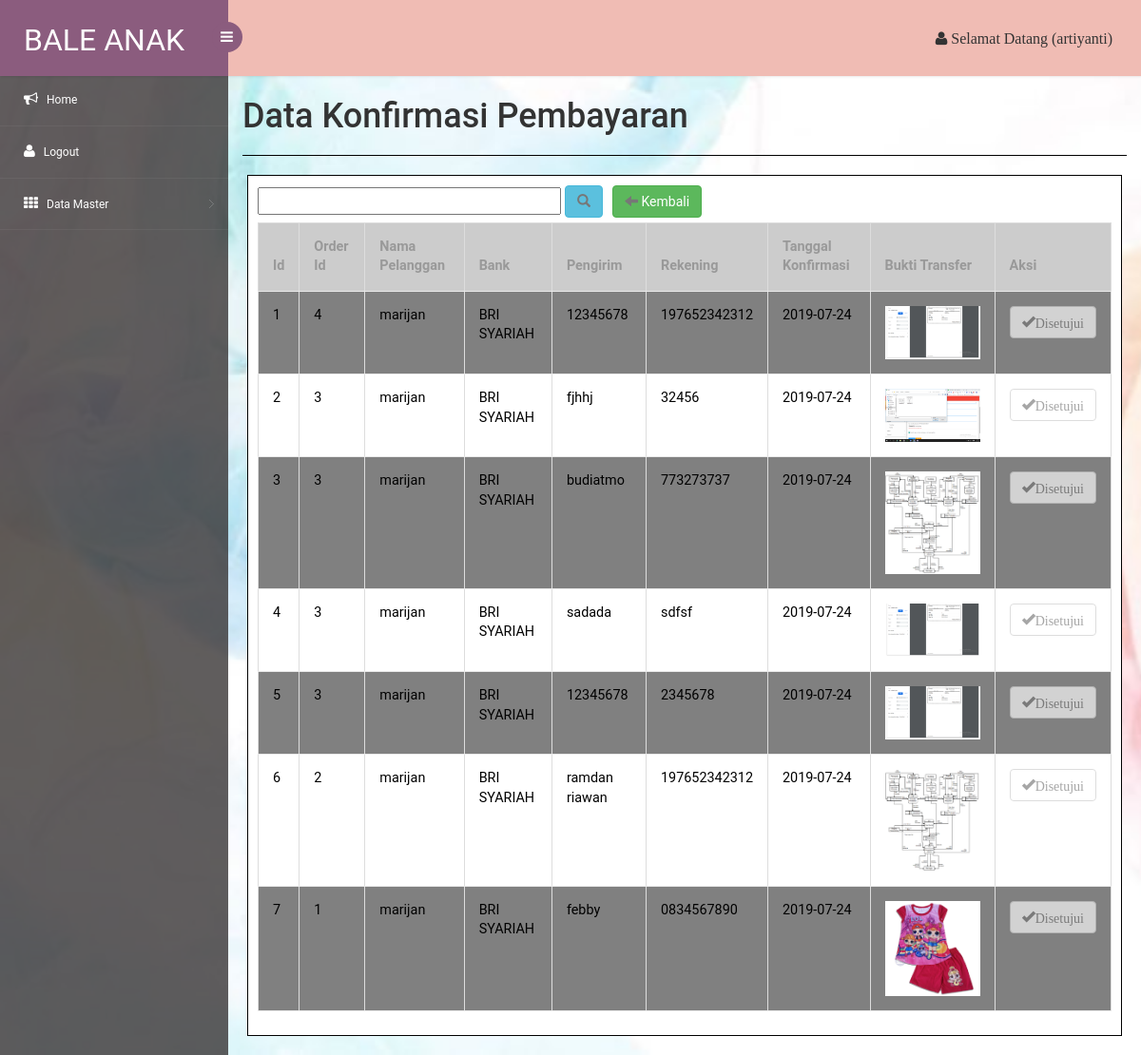
Page /admin/dashboard/konfirmasipembayaran.php (signed in) on the earlier database version.
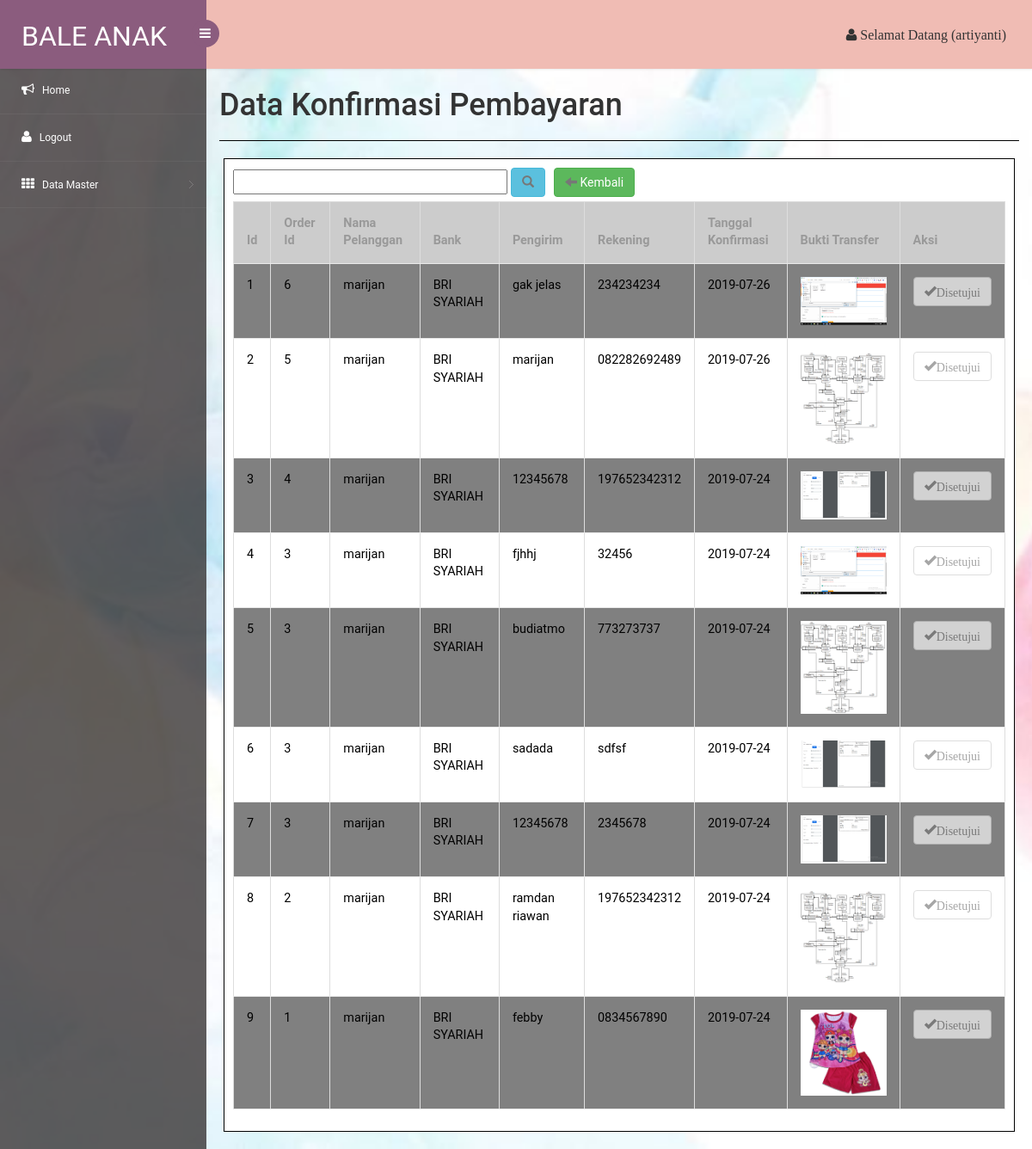
Same page on the later database version.
### tables this page shows
CREATE TABLE `konfirmasi` (
  `id_konfirmasi` int(11) NOT NULL,
  `id_order` int(11) NOT NULL,
  `kodepelanggan` int(11) NOT NULL,
  `kode_bank` int(11) NOT NULL,
  `nama_penggirim` varchar(50) NOT NULL,
  `rek_pengirim` varchar(50) NOT NULL,
  `tgl_konfirmasi` date NOT NULL,
  `bukti_transfer` varchar(255) DEFAULT NULL
);

CREATE TABLE `orders` (
  `id_order` int(11) NOT NULL,
  `kodepelanggan` int(11) NOT NULL,
  `tgl_order` date NOT NULL,
  `alamat_pengirim` varchar(255) NOT NULL,
  `id_kota` int(11) NOT NULL,
  `status_order` enum('Belum Dibayar','Sudah Dibayar') NOT NULL DEFAULT 'Belum Dibayar',
  `status_konfirmasi` enum('Menunggu Konfirmasi','Disetujui','Menunggu Persetujuan') NOT NULL DEFAULT 'Menunggu Konfirmasi',
  `status_terima` enum('Belum Diterima','Sudah Diterima') NOT NULL DEFAULT 'Belum Diterima',
  `kurir_id` int(11) NOT NULL,
  `resi` varchar(30) DEFAULT NULL,
  `ongkir` int(11) DEFAULT NULL
);

CREATE TABLE `pelanggan` (
  `kodepelanggan` int(5) NOT NULL,
  `namapelanggan` varchar(20) NOT NULL,
  `jeniskelamin` varchar(12) NOT NULL,
  `tempatlahir` varchar(30) NOT NULL,
  `tgllahir` date NOT NULL,
  `alamat` varchar(30) NOT NULL,
  `id_kota` int(11) NOT NULL,
  `nohp` varchar(20) NOT NULL,
  `email` varchar(50) NOT NULL,
  `username` varchar(20) NOT NULL,
  `password` varchar(255) NOT NULL,
  `tanggaldaftar` date NOT NULL
);

CREATE TABLE `bank` (
  `kode_bank` int(11) NOT NULL,
  `norek` varchar(20) NOT NULL,
  `namabank` varchar(50) NOT NULL,
  `atasnama` varchar(30) NOT NULL
);

### admin/dashboard/functions.php (called while the page is built, shortened)
<?php
$conn = mysqli_connect("localhost", "root", "", "db_tokobale");
function konfirmasi($query)
{
	global $conn;
	$result = mysqli_query($conn, $query);
	$rows = [];
	while ($row = mysqli_fetch_assoc($result))
	{
		$rows[] = $row;
	}
	return $rows;
}
?>

### admin/dashboard/konfirmasipembayaran.php (the view, shortened to what this page needs)
<?php include_once('../_header.php'); ?>
<?php
require 'functions.php';
$konfirmasi = konfirmasi("SELECT * FROM konfirmasi JOIN orders ON
	konfirmasi.id_order=orders.id_order JOIN pelanggan ON
	konfirmasi.kodepelanggan=pelanggan.kodepelanggan JOIN bank ON konfirmasi.kode_bank=bank.kode_bank");
?>
<!DOCTYPE html>
<html>
<head>
</head>
<body>
	<div style="margin-top: 8px;">
		<h1> Data Konfirmasi Pembayaran</h1>
	</div>
	<div style="  margin-top: 20px;
	margin-bottom:  20px;
	border-top: 1px solid black;"></div>
	<div style="margin: 5px; padding:5px 10px 5px 10px; border: 1px solid black; background-color: white;">
		<form action="" method="post">
			<div style=" float: left; display: block; margin-top: 5px;">
				<input type="text" name="keyword" size="30" placeholder="Pencarian">
				<button type="button" class="btn btn-info" name="cari" >
					<span class="glyphicon glyphicon-search" ></span>
				</button>
			</div>
		</form>
		 <a href="./index.php" class="btn btn-success" style="margin-left: 10px;margin-top: 5px;"><span class="glyphicon glyphicon-arrow-left"></span>&nbsp;Kembali</a>
				<div class="table-responsive" style="padding-top: 5px">
					<table class="table table-bordered table-hover" id="dataTables-example">
						<thead>
							<tr style="background-color: #ccc">
								<th>Id</th>
								<th>Order Id</th>
								<th>Nama Pelanggan</th>
								<th>Bank</th>
								<th>Pengirim</th>
								<th>Rekening</th>
								<th>Tanggal Konfirmasi</th>
								<th>Bukti Transfer</th>
								<th>Aksi</th>
							</tr>
						</thead>
						<?php $i = 1; ?>
						<?php foreach (array_reverse($konfirmasi) as $knfrms): ?>
							<tr class="baris">
								<td style="color: black"><?php echo $i;?></td>
								<td style="color: black"><?php echo $knfrms['id_order']; ?></td>
								<td style="color: black"><?php echo $knfrms['namapelanggan']; ?></td>
								<td style="color: black"><?php echo $knfrms['namabank']; ?></td>
								<td style="color: black"><?php echo $knfrms['nama_penggirim']; ?></td>
								<td style="color: black"><?php echo $knfrms['rek_pengirim']; ?></td>
								<td style="color: black"><?php echo $knfrms['tgl_konfirmasi']; ?></td>
								<td style="color: black"><img src="../../buktipembayaran/<?= $knfrms["bukti_transfer"] ; ?>" width="100"></td>
								<td style="color: black;">
									<?php if($knfrms["status_konfirmasi"] == "Menunggu Persetujuan"): ?>
									<a href="./order_ubah_konfirmasi.php?id_order=<?= $knfrms['id_order'] ?>"class="btn btn-info" onclick="return confirm('setujui konfirmasi dari <?php echo $knfrms['namapelanggan']; ?>')">
										<span class="glyphicon glyphicon-ok text-white" style="color:  white;">Setujui</span>
									</a>
									<?php elseif($knfrms["status_konfirmasi"] == "Disetujui"): ?>
									<button class="btn btn-default disabled">
										<span class="glyphicon glyphicon-ok text-white">Disetujui</span>
									</button>
									<?php endif; ?>
									</td>
								</tr>
								<?php $i++; ?>
							<?php endforeach; ?>
						</table>
					</div>
				</div>
				</body>
				</html>
<?php include_once('../_footer.php'); ?>

### admin/_header.php (shortened to what this page needs)
<!DOCTYPE html>
<head>
    <link rel="stylesheet" href="../css/bootstrap.min.css" >
    <link href="../css/style.css" rel='stylesheet' type='text/css' />
    <link href="../css/style-responsive.css" rel="stylesheet"/>
    <link rel="stylesheet" href="../css/font.css" type="text/css"/>
    <link href="../css/font-awesome.css" rel="stylesheet">
    <link rel="stylesheet" href="../css/morris.css" type="text/css"/>
    <link rel="stylesheet" href="../css/monthly.css">
</head>
<body>
    <section id="container">
        <header class="header fixed-top clearfix">
            <div class="brand">
                <a href="../dashboard/index.php" class="logo">
                    BALE ANAK
                </a>
                <div class="sidebar-toggle-box">
                    <div class="fa fa-bars"></div>
                </div>
            </div>
            <span  style="float: right; padding-top: 30px;padding-right: 30px;">
                <p class='fa fa-user'> Selamat Datang (<?php echo $_COOKIE["username"]; ?>) </p>
            </span>
</header>
<aside>
    <div id="sidebar" class="nav-collapse">
        <div class="leftside-navigation">
            <ul class="sidebar-menu" id="nav-accordion">
              <li>
                <a href="../dashboard/home.php">
                    <i class="fa fa-bullhorn"></i>
                    <span>Home </span>
                </a>
            </li>
             <li>
                <a href="../dashboard/logout.php?halaman=logout">
                    <i class="fa fa-user"></i>
                    <span>Logout  </span>
                </a>
            </li>
            <li class="sub-menu">
                <a href="#" class="<?php echo isset($_GET['halaman']) && $_GET['halaman'] != "orders" && $_GET['halaman'] != "konfirmasipembayaran" ? "active" : "";  ?>">
                    <i class="fa fa-th"></i>
                    <span>Data Master</span>
                </a>
    </div>
</div>
</aside>
<section id="main-content">
 <section class="wrapper">

### admin/_footer.php (shortened to what this page needs)
</section>
</section>
</body>
</html>

### admin/css/style.css (style rules this page uses)
h4, h5, h6, h1, h2, h3 { margin: 0; }
ul, ol { margin: 0; }
p { margin: 0; }
html, body { font-family: 'Roboto', sans-serif; font-size: 100%; overflow-x: hidden; background-size:cover; }
body a { transition: 0.5s all ease; -webkit-transition: 0.5s all ease; -moz-transition: 0.5s all ease; -o-transition: 0.5s all ease; -ms-transition: 0.5s all ease; text-decoration:none; }
h1,h2,h3,h4,h5,h6 { margin:0; }
p { margin:0; }
ul,label { margin:0; padding:0; }
#sidebar { width:240px; height:100%; position:fixed; background:rgba(52, 48, 48, 0.78); -webkit-transition:all .3s ease-in-out; -moz-transition:all .3s ease-in-out; -o-transition:all .3s ease-in-out; transition:all .3s ease-in-out; }
#sidebar ul li { position: relative; }
.leftside-navigation,.right-stat-bar { height: 100%; }
ul.sidebar-menu,ul.sidebar-menu li ul.sub { margin:-2px 0 0; padding:0; }
ul.sidebar-menu { padding-top:80px; }
ul.sidebar-menu li { border-bottom:1px solid rgba(255,255,255,0.05); }
ul.sidebar-menu li.sub-menu { line-height:15px; }
ul.sidebar-menu li a span { display:inline-block; }
ul.sidebar-menu li a { color:#fff; text-decoration:none; display:block; padding:18px 0 18px 25px; font-size:12px; outline:none; -webkit-transition:all 0.3s ease; -moz-transition:all 0.3s ease; -o-transition:all 0.3s ease; -ms-transition:all 0.3s ease; transition:all 0.3s ease; }
ul.sidebar-menu li a i { font-size:15px; padding-right:6px; }
#main-content { margin-left:240px; -webkit-transition:all .3s ease-in-out; -moz-transition:all .3s ease-in-out; -o-transition:all .3s ease-in-out; transition:all .3s ease-in-out; }
.header { left:0; right:0; z-index:1002; background:rgb(240, 188, 180); -webkit-transition:all .3s ease-in-out; -moz-transition:all .3s ease-in-out; -o-transition:all .3s ease-in-out; transition:all .3s ease-in-out; }
.fixed-top { position:fixed; box-shadow:1px 0 3px rgba(0,0,0,.15); }
.wrapper { display:inline-block; margin-top:80px; padding:15px; width:100%; }
.brand { background:#8b5c7e; float:left; width:240px; height:80px; position:relative; }
a.logo { font-size:32px; color:#fff; float:left; margin:20px 0 0 25px; text-transform:uppercase; }
.sidebar-toggle-box { float:left; margin-top:23px; margin-left:-15px; background:#8b5c7e; border-radius:50%; -webkit-border-radius:50%; width:32px; height:32px; position:absolute; right:-15px; }
.sidebar-toggle-box .fa-bars { cursor:pointer; display:inline-block; font-size:15px; padding:8px 8px 8px 9px; color:#fff; }
.table>thead>tr>th { border-bottom: 1px solid #e1ab91 ! important; }
.table>tbody>tr>td, .table>tbody>tr>th, .table>tfoot>tr>td, .table>tfoot>tr>th, .table>thead>tr>td, .table>thead>tr>th { border-bottom: 1px solid #e9e9e9 ! important; }
.glyphicon { position: relative; top: 1px; display: inline-block; font-family: 'Glyphicons Halflings'; font-style: normal; font-weight: 400; line-height: 1; -webkit-font-smoothing: antialiased; -moz-osx-font-smoothing: grayscale; color: #777; }
.table > thead > tr > th, .table > tbody > tr > th, .table > tfoot > tr > th, .table > thead > tr > td, .table > tbody > tr > td, .table > tfoot > tr > td { border-top: none !important; }
.table td, .table>tbody>tr>td, .table>tbody>tr>th, .table>tfoot>tr>td, .table>tfoot>tr>th, .table>thead>tr>td, .table>thead>tr>th { padding: 15px!important; }
.table > thead > tr > th, .table > tbody > tr > th, .table > tfoot > tr > th, .table > thead > tr > td, .table > tbody > tr > td, .table > tfoot > tr > td { font-size: 0.9em; color: #999; border-top: none !important; }
.btn-default { color: #58666e !important; background-color: #fcfdfd; background-color: #fff; border-color: #dee5e7; border-bottom-color: #d8e1e3; -webkit-box-shadow: 0 1px 1px rgba(90, 90, 90, 0.1); box-shadow: 0 1px 1px rgba(90, 90, 90, 0.1); }

### admin/_header.php (style rules this page uses)
body { background: url(../images/bck6.jpg); no-repeat 0px 0px; background-size:cover; }

### admin/dashboard/konfirmasipembayaran.php (style rules this page uses)
.baris:nth-child(odd) { background-color: grey; }

Differences in the rows shown:
added konfirmasi: id_order.id_order "6", kodepelanggan.namapelanggan "marijan", kode_bank.namabank "BRI SYARIAH", nama_penggirim "gak jelas", rek_pengirim "234234234", tgl_konfirmasi "2019-07-26", bukti_transfer (picture)
added konfirmasi: id_order.id_order "5", kodepelanggan.namapelanggan "marijan", kode_bank.namabank "BRI SYARIAH", nama_penggirim "marijan", rek_pengirim "082282692489", tgl_konfirmasi "2019-07-26", bukti_transfer (picture)
